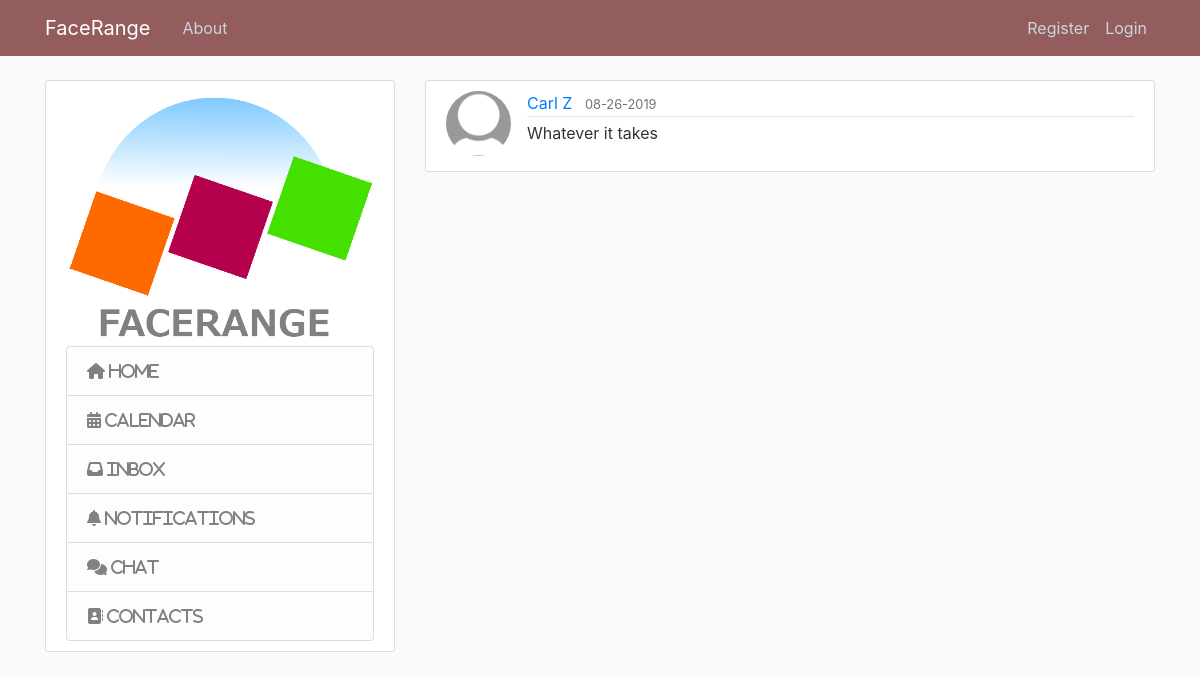
Screenshot of /post/3 with the database file from the repository.
### facerange/models.py (models this page shows, shortened)
class User(db.Model, UserMixin):
    id = db.Column(db.Integer, primary_key=True)
    username = db.Column(db.String(20), unique=True, nullable=False)
    email = db.Column(db.String(120), unique=True, nullable=False)
    image_file = db.Column(db.String(20), nullable=False, default='default.jpg')
    password = db.Column(db.String(60), nullable=False)
    posts = db.relationship('Post', backref='author', lazy=True)

class Post(db.Model):
    id = db.Column(db.Integer, primary_key=True)
    date_posted = db.Column(db.DateTime, nullable=False, default=datetime.utcnow)
    content = db.Column(db.Text, nullable=False)
    user_id = db.Column(db.Integer, db.ForeignKey('user.id'), nullable=False)

### facerange/posts/routes.py (the view)
@posts.route("/post/<int:post_id>")
def post(post_id):
    post = Post.query.get_or_404(post_id)
    return render_template('post.html',  post=post)

### facerange/templates/post.html (shortened to what this page needs)
{% extends "layout.html" %}
{% block content %}
  <article class="media content-section">
    <img class="rounded-circle article-img" src="{{ url_for('static', filename='profile_pics/' + post.author.image_file) }}">
    <div class="media-body">
      <div class="article-metadata">
        <a class="mr-2" href="#">{{ post.author.username }}</a>
        <small class="text-muted">{{ post.date_posted.strftime('%m-%d-%Y') }}</small>
      </div>
      <p class="article-content">{{ post.content }}</p>
    </div>
  </article>
{% endblock content %}

### facerange/static/main.css (style rules this page uses)
body { background: #fafafa; color: #333333; margin-top: 5rem; }
.content-section { background: #ffffff; padding: 10px 20px; border: 1px solid #dddddd; border-radius: 3px; margin-bottom: 20px; }
.article-content { white-space: pre-line; }
.article-img { height: 65px; width: 65px; margin-right: 16px; }
.article-metadata { padding-bottom: 1px; margin-bottom: 4px; border-bottom: 1px solid #e3e3e3 }

### rows the page displays
User: image_file (placeholder picture), author.username "Carl Z"
Post: date_posted "08-26-2019", content "Whatever it takes"
